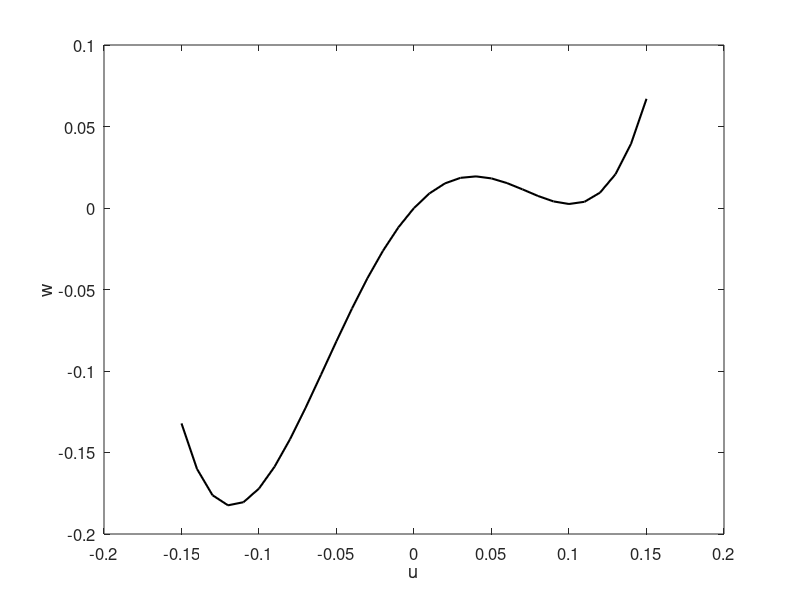

Here is the MATLAB script that generated this plot: (Note: this script raises an error after producing the figure.)
clearvars -except FIGURE_NAME

uss = [-0.15:0.01:0.15];
vss = 1.04.*uss - 14.11.*uss.^2 - 16.72.*uss.^3 + 562.75.*uss.^4;

fontsize = 12;
h = figure('Position', [200 200 400 300]);
plot(uss,vss, 'k-', 'linewidth', 1.5);
ylabel('w', 'fontsize', fontsize);
xlabel('u', 'fontsize', fontsize);

%axis(gca, [min(uss) max(uss) min(vss) max(vss)]);
axis auto
set(gca, 'fontsize', fontsize);
set(gcf, 'Color', 'w');

export_fig(h, [FIGURE_NAME,'.pdf'], '-q101', '-p0.01');
